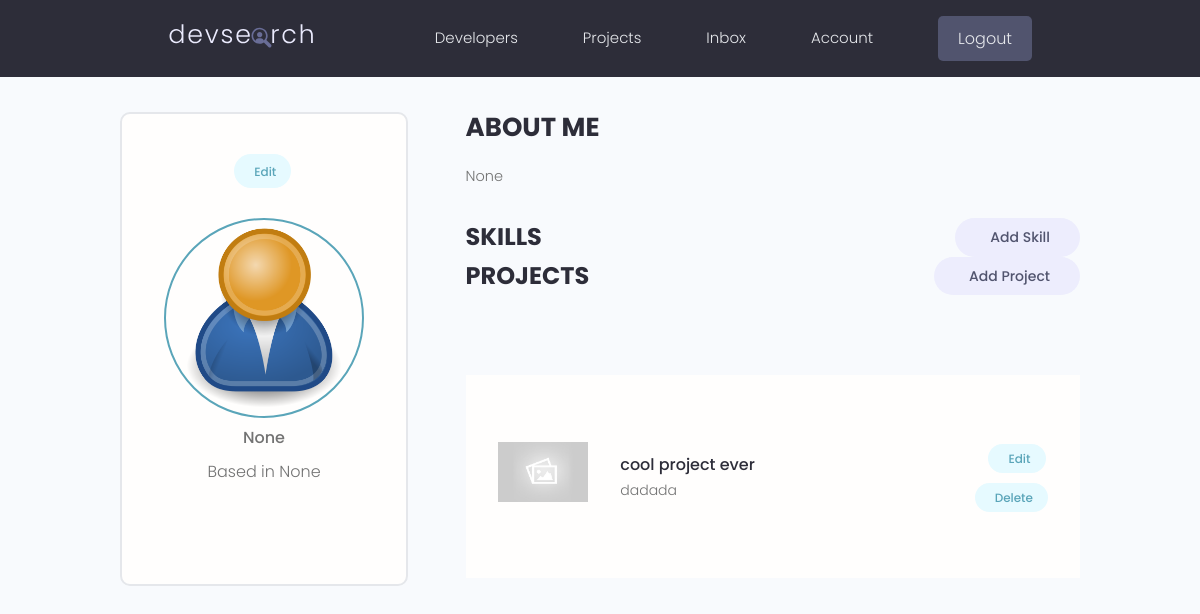
The page /account/ (signed in) on the database as committed earlier.
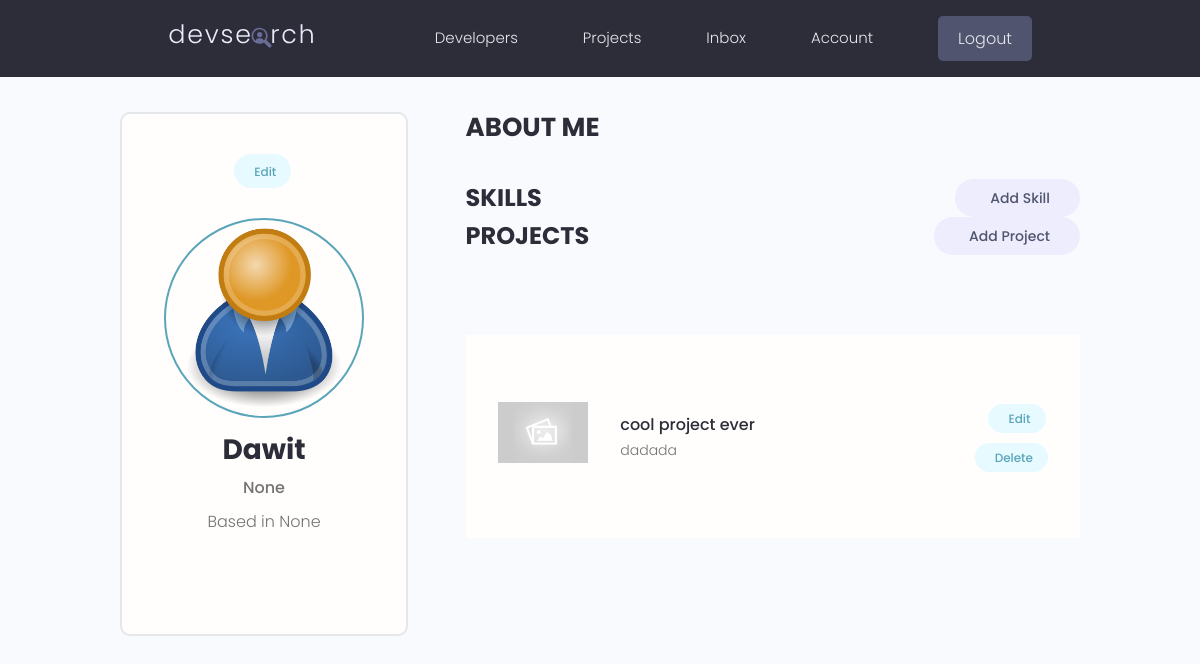
The same page on the database as committed later.
### users/models.py (models this page shows, shortened)
class Profile(models.Model):
    user = models.OneToOneField(User, on_delete=models.CASCADE, null=True, blank=True)
    name = models.CharField(max_length=200, blank=True, null=True)
    email = models.EmailField(max_length=500, blank=True, null=True)
    username = models.CharField(max_length=200, blank=True, null=True)
    location = models.CharField(max_length=200, blank=True, null=True)
    short_intro = models.CharField(max_length=200, blank=True, null=True)
    bio = models.TextField(blank=True, null=True)
    profile_image = models.ImageField(null=True, blank=True, upload_to='profiles/', default="profiles/user-default.png")
    social_github = models.CharField(max_length=200, blank=True, null=True)
    social_twitter = models.CharField(max_length=200, blank=True, null=True)
    social_linkedin = models.CharField(max_length=200, blank=True, null=True)
    social_youtube = models.CharField(max_length=200, blank=True, null=True)
    social_website = models.CharField(max_length=200, blank=True, null=True)
    created = models.DateTimeField(auto_now_add=True)
    id = models.UUIDField(default=uuid.uuid4, unique=True,
                          primary_key=True, editable=False)

### users/views.py (the view)
# urls.py: path('account/', views.userAccount, name="account"),
@login_required(login_url='login')
def userAccount(request):
    profile = request.user.profile
    skills = profile.skill_set.all()
    projects = profile.project_set.all()
    context = {'profile':profile, 'skills':skills, 'projects':projects}
    return render(request, 'users/account.html', context)

### users/templates/users/account.html (shortened to what this page needs)
{% extends 'main.html' %}
{% block content %}
  <main class="settingsPage profile my-md">
    <div class="container">
      <div class="layout">
        <div class="column column--1of3">
          <div class="card text-center">
            <div class="card__body dev">
              <a class="tag tag--pill tag--main settings__btn" href="{% url 'edit-account' %}"> Edit</a>
              <img class="avatar avatar--xl dev__avatar" src="{{profile.profile_image.url}}" />
              <h2 class="dev__name">{{profile.name}}</h2>
              <p class="dev__title">{{profile.short_intro}}</p>
              <p class="dev__location">Based in {{profile.location}}</p>
            </div>
          </div>
        </div>
        <div class="column column--2of3">
          <div class="devInfo">
            <h3 class="devInfo__title">About Me</h3>
            <p class="devInfo__about">
              {{profile.bio}}
            </p>
          </div>
          <div class="settings">
            <h3 class="settings__title">Skills</h3>
            <a class="tag tag--pill tag--sub settings__btn tag--lg" href="{% url 'create-skill' %}"> Add Skill</a>
          </div>
          <table class="settings__table">
          <div class="settings">
            <h3 class="settings__title">Projects</h3>
            <a class="tag tag--pill tag--sub settings__btn tag--lg" href="{% url 'create-project' %}"> Add Project</a>
          </div>
          <table class="settings__table">
            {% for project in projects %}
            <tr>
              <td class="settings__thumbnail">
                <a href="{% url 'project' project.id %}"><img src="{{project.featured_image.url}}" alt="Project Thumbnail" /></a>
              </td>
              <td class="settings__tableInfo">
                <a href="{% url 'project' project.id %}">{{project.title}}</a>
                <p>
                  {{project.description|slice:"150"}}
                </p>
              </td>
              <td class="settings__tableActions">
                <a class="tag tag--pill tag--main settings__btn" href="{% url 'update-project' project.id %}"> Edit</a>
                <a class="tag tag--pill tag--main settings__btn" href="{% url 'delete-project' project.id %}?next=/account">
                  Delete</a>
              </td>
            </tr>
            {% endfor %}
          </table>
        </div>
      </div>
    </div>
  </main>
{% endblock content %}

Rows that differ between the two databases and show on the page:
changed Profile "None": name (not shown) → "Dawit"; bio "None" → (not shown)
